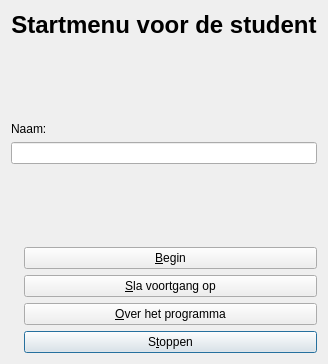
<?xml version="1.0" encoding="UTF-8"?>
<ui version="4.0">
 <class>QtStudentMenuDialog</class>
 <widget class="QDialog" name="QtStudentMenuDialog">
  <property name="geometry">
   <rect>
    <x>0</x>
    <y>0</y>
    <width>328</width>
    <height>364</height>
   </rect>
  </property>
  <property name="windowTitle">
   <string>Mijn persoonlijke werktheorie, programma voor de student</string>
  </property>
  <property name="windowIcon">
   <iconset resource="Brainweaver.qrc">
    <normaloff>:/images/PicArrow14x14.png</normaloff>:/images/PicArrow14x14.png</iconset>
  </property>
  <layout class="QGridLayout" name="gridLayout">
   <item row="8" column="1">
    <widget class="QPushButton" name="button_quit">
     <property name="text">
      <string>S&amp;toppen</string>
     </property>
    </widget>
   </item>
   <item row="5" column="1">
    <widget class="QPushButton" name="button_start">
     <property name="text">
      <string>&amp;Begin</string>
     </property>
    </widget>
   </item>
   <item row="7" column="1">
    <widget class="QPushButton" name="button_about">
     <property name="text">
      <string>&amp;Over het programma</string>
     </property>
    </widget>
   </item>
   <item row="6" column="1">
    <widget class="QPushButton" name="button_save">
     <property name="text">
      <string>&amp;Sla voortgang op</string>
     </property>
    </widget>
   </item>
   <item row="1" column="1">
    <spacer name="verticalSpacer">
     <property name="orientation">
      <enum>Qt::Vertical</enum>
     </property>
     <property name="sizeHint" stdset="0">
      <size>
       <width>20</width>
       <height>40</height>
      </size>
     </property>
    </spacer>
   </item>
   <item row="4" column="1">
    <spacer name="verticalSpacer_2">
     <property name="orientation">
      <enum>Qt::Vertical</enum>
     </property>
     <property name="sizeHint" stdset="0">
      <size>
       <width>20</width>
       <height>40</height>
      </size>
     </property>
    </spacer>
   </item>
   <item row="5" column="0">
    <widget class="QLabel" name="label">
     <property name="sizePolicy">
      <sizepolicy hsizetype="Maximum" vsizetype="Preferred">
       <horstretch>0</horstretch>
       <verstretch>0</verstretch>
      </sizepolicy>
     </property>
     <property name="text">
      <string/>
     </property>
     <property name="pixmap">
      <pixmap resource="Brainweaver.qrc">:/images/PicCreateAssessment.png</pixmap>
     </property>
    </widget>
   </item>
   <item row="6" column="0">
    <widget class="QLabel" name="label_2">
     <property name="sizePolicy">
      <sizepolicy hsizetype="Maximum" vsizetype="Preferred">
       <horstretch>0</horstretch>
       <verstretch>0</verstretch>
      </sizepolicy>
     </property>
     <property name="text">
      <string/>
     </property>
     <property name="pixmap">
      <pixmap resource="Brainweaver.qrc">:/images/PicSave.png</pixmap>
     </property>
    </widget>
   </item>
   <item row="7" column="0">
    <widget class="QLabel" name="label_3">
     <property name="sizePolicy">
      <sizepolicy hsizetype="Maximum" vsizetype="Preferred">
       <horstretch>0</horstretch>
       <verstretch>0</verstretch>
      </sizepolicy>
     </property>
     <property name="text">
      <string/>
     </property>
     <property name="pixmap">
      <pixmap resource="Brainweaver.qrc">:/images/PicAbout.png</pixmap>
     </property>
    </widget>
   </item>
   <item row="8" column="0">
    <widget class="QLabel" name="label_4">
     <property name="sizePolicy">
      <sizepolicy hsizetype="Maximum" vsizetype="Preferred">
       <horstretch>0</horstretch>
       <verstretch>0</verstretch>
      </sizepolicy>
     </property>
     <property name="text">
      <string/>
     </property>
     <property name="pixmap">
      <pixmap resource="Brainweaver.qrc">:/images/PicQuit.png</pixmap>
     </property>
    </widget>
   </item>
   <item row="3" column="0" colspan="2">
    <widget class="QLineEdit" name="edit_name">
     <property name="text">
      <string/>
     </property>
    </widget>
   </item>
   <item row="2" column="0" colspan="2">
    <widget class="QLabel" name="label_name">
     <property name="text">
      <string>Naam:</string>
     </property>
    </widget>
   </item>
   <item row="0" column="0" colspan="2">
    <widget class="QLabel" name="title">
     <property name="font">
      <font>
       <pointsize>18</pointsize>
       <weight>75</weight>
       <bold>true</bold>
      </font>
     </property>
     <property name="text">
      <string>Startmenu voor de student</string>
     </property>
     <property name="alignment">
      <set>Qt::AlignCenter</set>
     </property>
    </widget>
   </item>
  </layout>
 </widget>
 <tabstops>
  <tabstop>edit_name</tabstop>
  <tabstop>button_start</tabstop>
  <tabstop>button_save</tabstop>
  <tabstop>button_about</tabstop>
  <tabstop>button_quit</tabstop>
 </tabstops>
 <resources>
  <include location="Brainweaver.qrc"/>
 </resources>
 <connections/>
</ui>
